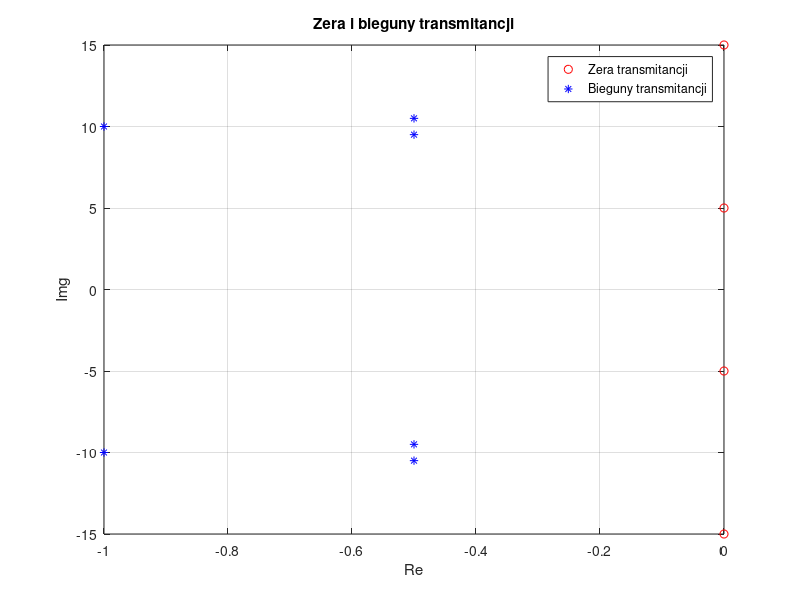
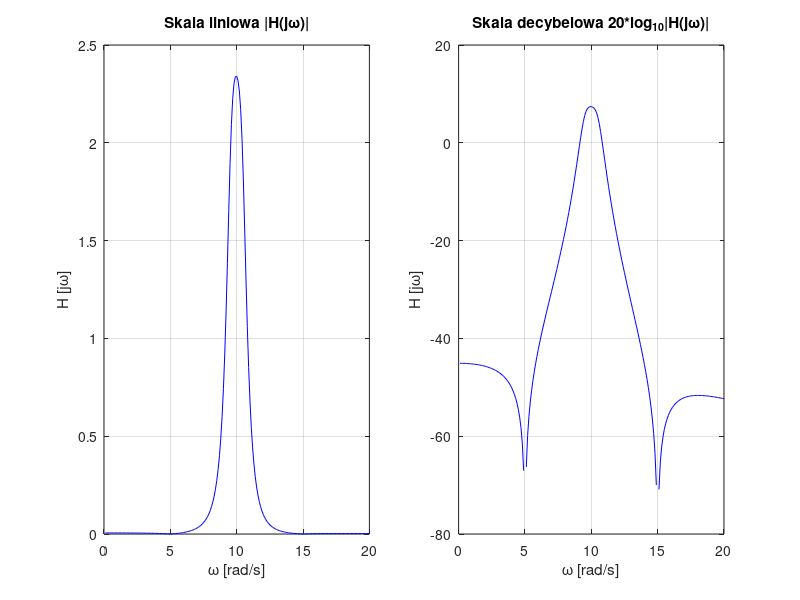
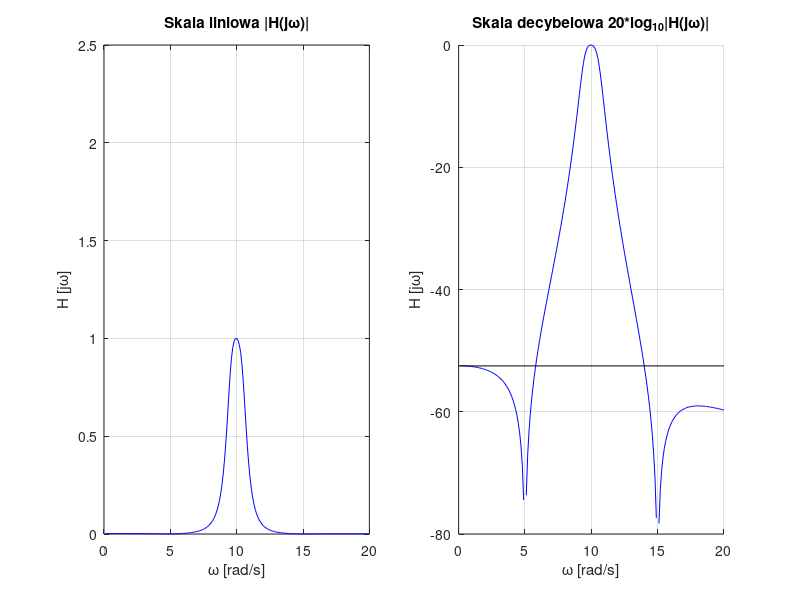
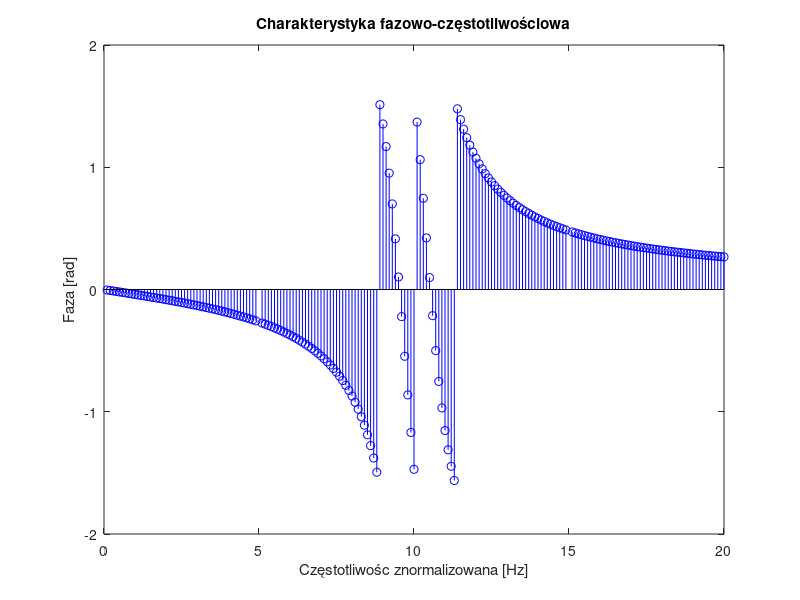

Reproduce these figures in MATLAB, in order.
clc;
% Zadanie 1 - Projektowanie metodą zer i biegunów
clear all; close all;


%%%%%%%%%%%%%%%%%%%%%%%%%%%%%%%%%%%%%%%%%%%%%%%%%%%%%%%%%%%%%%%%%%%%

% Zera i bieguny transmitancji

z = [-j*5 j*5 -j*15 j*15];
p = [-0.5-j*9.5 -0.5+j*9.5 -1+j*10 -1-j*10 -0.5+j*10.5 -0.5-j*10.5];

xdd=exp(-j*5)

% Zespolona zmienna transformacji Laplace'a
% dla s=jw przechodzi w transformację Fouriera:

w = 0.1:0.1:20;

% Zapisz transmitancję (1) wykorzystując powyższe parametry.
bm = poly(z);
an = poly(p);

% Przedstaw zera i bieguny na płaszczyźnie zespolonej.
figure('Name', 'Zera i bieguny');
set(figure(2),'units','points','position',[0,400,400,350])
plot(real(z),imag(z),'ro',real(p),imag(p),'b*');
title('Zera i bieguny transmitancji');
legend('Zera transmitancji','Bieguny transmitancji');
xlabel('Re');
ylabel('Img');
grid;

%%%%%%%%%%%%%%%%%%%%%%%%%%%%%%%%%%%%%%%%%%%%%%%%%%%%%%%%%%%%%%%%%%%%

% Narysuj charakterystykę amplitudowo-częstotliwościową 
% układu opisanego powyższymi parametrami
% w skali liniowej i w skali decybelowej:

H    = polyval(bm, j*w)./polyval(an, j*w);
Hlog = 20*log10(abs(H));

% W skali liniowej
figure('Name', 'Charakterystyka amplitudowo-częstotliwościowa');
set(figure(3),'units','points','position',[400,400,1040,350]);
subplot(1,2,1);
plot(w, abs(H),'b');
title('Skala liniowa |H(j\omega)|');
xlabel('\omega [rad/s]');
ylabel('H [j\omega]');
grid;

% W skali decybelowej
subplot(1,2,2);
plot(w, Hlog,'b');         % skala logarytmiczna
title('Skala decybelowa 20*log_{10}|H(j\omega)|');
xlabel('\omega [rad/s]');
ylabel('H [j\omega]');
grid;
 
%%%%%%%%%%%%%%%%%%%%%%%%%%%%%%%%%%%%%%%%%%%%%%%%%%%%%%%%%%%%%%%%%%%%

% Czy filtr ten jest pasmowo-przepustowy? 
% Jakie jest maksymalne i minimalne tłumienie w paśmiezaporowym? 
% Czy wzmocnienie układu w paśmie przepustowym jest równe 1? 
% Jeśli nie, to zmodyfikuj odpowiednio transmitancję układu.
xd = max(H)
H2    = H./max(H);
Hlog2 = 20*log10(abs(H2));

% W skali liniowej modyfikacja
figure('Name', 'Charakterystyka amplitudowo-częstotliwościowa - modyfikacja');
set(figure(4),'units','points','position',[400,400,1040,350]);
subplot(1,2,1);
plot(w, abs(H2),'b');
title('Skala liniowa |H(j\omega)|');
xlabel('\omega [rad/s]');
ylabel('H [j\omega]');
ylim([0 2.5]);
grid;


% W skali decybelowej modyfikacja
subplot(1,2,2);
hold on;
plot(w, Hlog2,'b');
title('Skala decybelowa 20*log_{10}|H(j\omega)|');
plot([0, 20], [-52.5 -52.5],'k');
xlabel('\omega [rad/s]');
ylabel('H [j\omega]');
grid;
hold off;

%%%%%%%%%%%%%%%%%%%%%%%%%%%%%%%%%%%%%%%%%%%%%%%%%%%%%%%%%%%%%%%%%%%%

% Narysuj charakterystykę fazowo-częstotliwościową. 
% Czy jest ona zgodna z naszymi oczekiwaniami?
% Czyli liniowa w paśmie przepustowym, co gwarantuje, 
% że układ nie zmienia na wyjściu kształtu sygnału 
% zawartego w paśmie przepustowym.

H3 = polyval(bm, j*w)./polyval(an, j*w);
Hp = atan(imag(H3)./real(H3));  % atan - Inverse tangent in radians

figure('Name','Charakterystyka fazowo-częstotliwościowa');
set(figure(5),'units','points','position',[400,31,1040,305]);
stem(w, Hp,'b') 
title('Charakterystyka fazowo-częstotliwościowa');
xlabel('Częstotliwośc znormalizowana [Hz]');
ylabel('Faza [rad]');

figure('Name','Faza H');
set(figure(6),'units','points','position',[0,31,400,305]);
stem(phasez(H),'b');           % phazes - Phase response of digital filter
title('Faza H');
